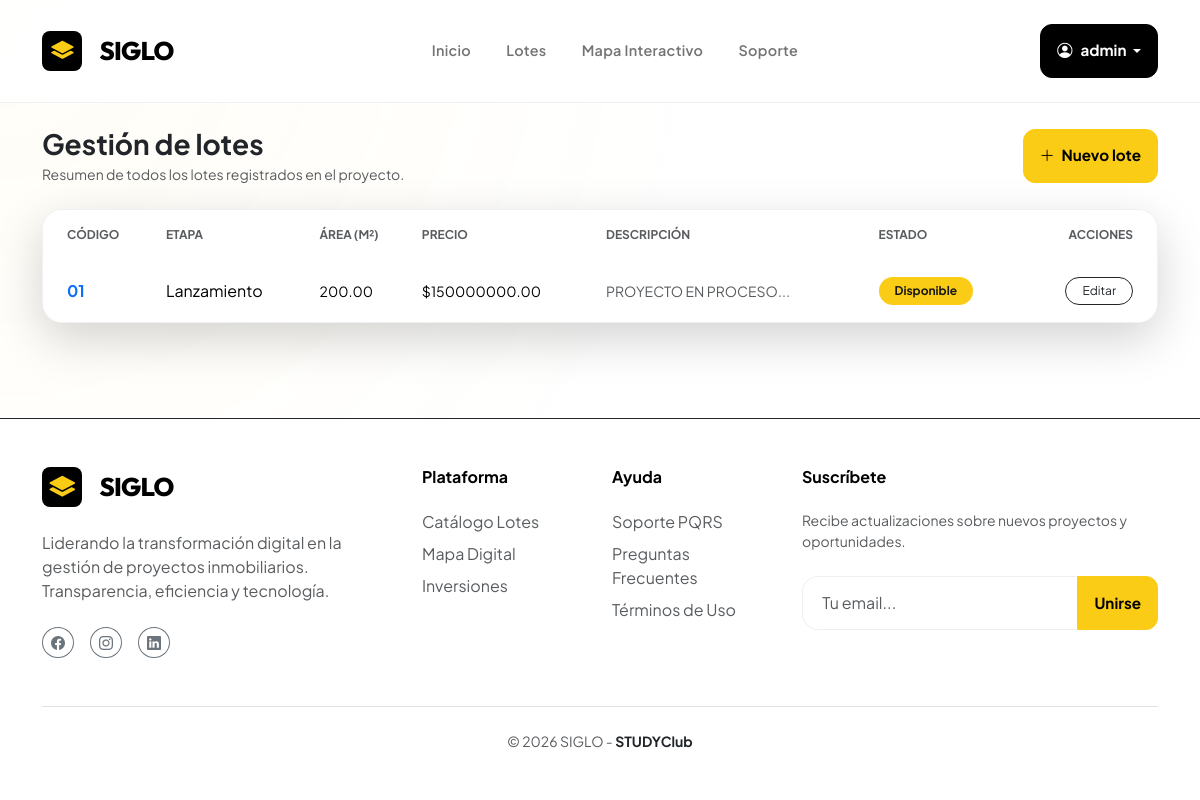
The app's page /panel/lotes/ (signed in) with its own data.
### USERS/models.py (models this page shows)
class User(AbstractUser):
    ROLE_CHOICES = (
        ('ADMIN', 'Administrador'),
        ('CLIENT', 'Cliente'),
    )
    role = models.CharField(max_length=10, choices=ROLE_CHOICES, default='CLIENT')

### LOTES/models.py (models this page shows, shortened)
class Lot(models.Model):
    STATUS_CHOICES = (
        ('AVAILABLE', 'Disponible'),
        ('RESERVED', 'Reservado'),
        ('SOLD', 'Vendido'),
    )
    code = models.CharField(max_length=20, unique=True)
    area_m2 = models.DecimalField(max_digits=6, decimal_places=2)
    price = models.DecimalField(max_digits=12, decimal_places=2)
    image = models.FileField(upload_to="lot_images/", blank=True, null=True)
    stage = models.ForeignKey(Stage, on_delete=models.CASCADE)
    status = models.CharField(max_length=10, choices=STATUS_CHOICES, default='AVAILABLE')
    description = models.TextField(blank=True, null=True)
    latitude = models.FloatField()
    longitude = models.FloatField()

class Stage(models.Model):
    name = models.CharField(max_length=50)  # Lanzamiento, Preventa, etc.
    description = models.TextField()

### LOTES/views.py (the view)
# urls.py: path('panel/lotes/', admin_lot_list, name='admin_lot_list'),
@staff_member_required
def admin_lot_list(request):
    from SALES.models import Purchase, Payment
    lots = Lot.objects.select_related("stage").all().order_by("code")
    for lot in lots:
        if lot.status in ['RESERVED', 'SOLD']:
            purchase = Purchase.objects.filter(lots=lot).order_by('-created_at').first()
            if purchase:
                recent_payment = Payment.objects.filter(purchase=purchase).order_by('-payment_date', '-id').first()
                lot.recent_payment = recent_payment
                lot.associated_purchase = purchase
        else:
            lot.recent_payment = None
            lot.associated_purchase = None
    return render(request, "lotes/admin_lot_list.html", {"lots": lots})

### LOTES/templates/lotes/admin_lot_list.html (shortened to what this page needs)
{% extends "index.html" %}
{% block content %}
<div class="container py-4">
    <div class="d-flex justify-content-between align-items-center mb-4" data-aos="fade-up">
        <div>
            <h1 class="h3 fw-bold text-dark mb-1">Gestión de lotes</h1>
            <p class="text-muted small mb-0">Resumen de todos los lotes registrados en el proyecto.</p>
        </div>
        <a href="{% url 'admin_lot_create' %}" class="btn btn-accent btn-sm px-3">
            <i class="bi bi-plus-lg me-1"></i> Nuevo lote
        </a>
    </div>
    <div class="premium-card p-0 overflow-hidden shadow-lg">
        {% if lots %}
        <div class="table-responsive">
            <table class="table table-hover align-middle mb-0" style="color: var(--text-main);">
                <thead>
                    <tr class="border-white border-opacity-10">
                        <th class="py-3 ps-4 text-muted extra-small text-uppercase fw-bold">Código</th>
                        <th class="py-3 text-muted extra-small text-uppercase fw-bold">Etapa</th>
                        <th class="py-3 text-muted extra-small text-uppercase fw-bold">Área (m²)</th>
                        <th class="py-3 text-muted extra-small text-uppercase fw-bold">Precio</th>
                        <th class="py-3 text-muted extra-small text-uppercase fw-bold">Descripción</th>
                        <th class="py-3 text-muted extra-small text-uppercase fw-bold">Estado</th>
                        <th class="py-3 pe-4 text-end text-muted extra-small text-uppercase fw-bold">Acciones</th>
                    </tr>
                </thead>
                <tbody>
                    {% for lot in lots %}
                    <tr class="border-white border-opacity-5">
                        <td class="py-3 ps-4 fw-bold text-primary">{{ lot.code }}</td>
                        <td class="py-3">{{ lot.stage.name }}</td>
                        <td class="py-3 small">{{ lot.area_m2 }}</td>
                        <td class="py-3 small">${{ lot.price }}</td>
                        <td class="py-3 small text-muted">
                            {{ lot.description|truncatechars:40|default:"-" }}
                        </td>
                        <td class="py-3">
                            <span class="badge
                                {% if lot.status == 'AVAILABLE' %}badge-available
                                {% elif lot.status == 'RESERVED' %}badge-reserved
                                {% else %}badge-sold{% endif %}
                                px-3 py-2 rounded-pill extra-small fw-bold">
                                {{ lot.get_status_display }}
                            </span>
                        </td>
                        <td class="py-3 pe-4 text-end">
                            <a href="{% url 'admin_lot_edit' lot.id %}"
                                class="btn btn-outline-dark btn-sm rounded-pill px-3 extra-small">
                                Editar
                            </a>
                        </td>
                    </tr>
                    {% endfor %}
                </tbody>
            </table>
        </div>
        {% endif %}
    </div>
</div>
{% endblock %}

### templates/index.html (shortened to what this page needs)
<!DOCTYPE html>
<html>
<head>
    <link href="https://cdn.jsdelivr.net/npm/bootstrap@5.3.2/dist/css/bootstrap.min.css" rel="stylesheet">
    <link rel="stylesheet" href="https://unpkg.com/leaflet/dist/leaflet.css" />
    <link rel="stylesheet" href="https://cdn.jsdelivr.net/npm/bootstrap-icons@1.11.1/font/bootstrap-icons.css">
    <link rel="stylesheet" href="https://unpkg.com/aos@next/dist/aos.css" />
</head>
<body>
    <div class="bg-ambient">
    </div>
    <nav class="navbar navbar-expand-lg navbar-light px-4">
        <div class="container">
            <a class="navbar-brand d-flex align-items-center" href="{% url 'dashboard' %}">
                <div class="brand-logo me-2">
                    <i class="bi bi-layers-fill" style="font-size: 1.4rem;"></i>
                </div>
                <span>SIGLO</span>
            </a>
            <div class="collapse navbar-collapse" id="mainNavbar">
                <ul class="navbar-nav mx-auto mb-2 mb-lg-0">
                    <li class="nav-item">
                        <a class="nav-link" href="{% url 'dashboard' %}">Inicio</a>
                    </li>
                    <li class="nav-item">
                        <a class="nav-link" href="{% url 'lot_list' %}">Lotes</a>
                    </li>
                    <li class="nav-item">
                        <a class="nav-link" href="{% url 'lot_map' %}">Mapa Interactivo</a>
                    </li>
                    <li class="nav-item">
                        <a class="nav-link" href="{% url 'pqrs_create' %}">Soporte</a>
                    </li>
                </ul>
                <div class="d-flex align-items-center gap-3">
                    {% if user.is_authenticated %}
                    <div class="dropdown">
                        <button class="btn btn-premium btn-sm dropdown-toggle px-3" type="button"
                            data-bs-toggle="dropdown">
                            <i class="bi bi-person-circle me-2"></i>{{ user.username }}
                        </button>
                    </div>
                    {% else %}
                    <a href="{% url 'login' %}"
                        class="btn btn-link text-secondary fw-bold text-decoration-none px-3">Ingresar</a>
                    <a href="{% url 'register' %}" class="btn btn-accent px-4 py-2">Empezar Ahora</a>
                    {% endif %}
                </div>
            </div>
        </div>
    </nav>
    <main class="flex-grow-1">
        {% block content %}{% endblock %}
    </main>
    {% block footer %}
    <footer class="py-5 mt-5 border-top border-dark border-opacity-5" style="background: white;">
        <div class="container">
            <div class="row g-4 mb-5">
                <div class="col-lg-4">
                    <a class="navbar-brand d-flex align-items-center mb-4" href="#">
                        <div class="brand-logo me-2">
                            <i class="bi bi-layers-fill"></i>
                        </div>
                        <span>SIGLO</span>
                    </a>
                    <p class="text-muted mb-4 pe-lg-5">Liderando la transformación digital en la gestión de proyectos
                        inmobiliarios. Transparencia, eficiencia y tecnología.</p>
                    <div class="d-flex gap-3">
                        <a href="#" class="btn btn-sm btn-outline-secondary rounded-circle px-2"><i
                                class="bi bi-facebook"></i></a>
                        <a href="#" class="btn btn-sm btn-outline-secondary rounded-circle px-2"><i
                                class="bi bi-instagram"></i></a>
                        <a href="#" class="btn btn-sm btn-outline-secondary rounded-circle px-2"><i
                                class="bi bi-linkedin"></i></a>
                    </div>
                </div>
                <div class="col-6 col-lg-2">
                    <h6 class="fw-bold mb-4">Plataforma</h6>
                    <ul class="list-unstyled d-grid gap-2">
                        <li><a href="{% url 'lot_list' %}" class="text-muted text-decoration-none">Catálogo Lotes</a>
                        </li>
                        <li><a href="{% url 'lot_map' %}" class="text-muted text-decoration-none">Mapa Digital</a></li>
                        <li><a href="#" class="text-muted text-decoration-none">Inversiones</a></li>
                    </ul>
                </div>
                <div class="col-6 col-lg-2">
                    <h6 class="fw-bold mb-4">Ayuda</h6>
                    <ul class="list-unstyled d-grid gap-2">
                        <li><a href="{% url 'pqrs_create' %}" class="text-muted text-decoration-none">Soporte PQRS</a>
                        </li>
                        <li><a href="#" class="text-muted text-decoration-none">Preguntas Frecuentes</a></li>
                        <li><a href="#" class="text-muted text-decoration-none">Términos de Uso</a></li>
                    </ul>
                </div>
                <div class="col-lg-4">
                    <h6 class="fw-bold mb-4">Suscríbete</h6>
                    <p class="text-muted small mb-4">Recibe actualizaciones sobre nuevos proyectos y oportunidades.</p>
                    <div class="input-group">
                        <input type="text" class="form-control" placeholder="Tu email...">
                        <button class="btn btn-accent px-3">Unirse</button>
                    </div>
                </div>
            </div>
            <div class="pt-4 border-top text-center">
                <p class="text-muted small mb-0">&copy; 2026 SIGLO - <span class="text-dark fw-bold">STUDYClub</span>
                </p>
            </div>
        </div>
    </footer>
    {% endblock %}
</body>
</html>

### templates/index.html (style rules this page uses)
:root { --primary: #FACC15; --primary-rgb: 250, 204, 21; --secondary: #000000; --secondary-rgb: 0, 0, 0; --accent: #171717; --bg-body: #FFFFFF; --bg-glass: rgba(255, 255, 255, 0.9); --text-main: #000000; --text-muted: #737373; --glass-border: rgba(0, 0, 0, 0.06); --premium-shadow: 0 4px 20px rgba(0, 0, 0, 0.05); --transition: all 0.3s cubic-bezier(0.4, 0, 0.2, 1); }
html { scroll-behavior: smooth; }
body { background-color: var(--bg-body); color: var(--text-main); font-family: 'Plus Jakarta Sans', sans-serif; overflow-x: hidden; -webkit-font-smoothing: antialiased; min-height: 100vh; display: flex; flex-direction: column; }
.bg-ambient { position: fixed; top: 0; left: 0; width: 100%; height: 100%; z-index: -1; overflow: hidden; background: radial-gradient(circle at 0% 0%, rgba(250, 204, 21, 0.04) 0%, transparent 50%); }
.navbar { backdrop-filter: blur(10px); -webkit-backdrop-filter: blur(10px); background: var(--bg-glass); border-bottom: 1px solid var(--glass-border); padding: 1.5rem 0; transition: var(--transition); position: sticky; top: 0; z-index: 1000; }
.navbar-brand { font-family: 'Outfit', sans-serif; font-weight: 800; font-size: 1.6rem; letter-spacing: -0.03em; color: var(--secondary) !important; gap: 0.6rem; }
.brand-logo { width: 40px; height: 40px; background: var(--secondary); border-radius: 8px; display: flex; align-items: center; justify-content: center; color: var(--primary); transition: var(--transition); }
.nav-link { color: var(--text-muted) !important; font-weight: 600; font-size: 0.9rem; padding: 0.5rem 1rem !important; border-radius: 6px; transition: var(--transition); margin: 0 0.1rem; letter-spacing: 0.02em; }
.premium-card { background: white; border: 1px solid var(--glass-border); border-radius: 1.25rem; padding: 2.5rem; box-shadow: var(--premium-shadow); transition: var(--transition); position: relative; }
.btn-premium { background: var(--secondary); color: white !important; font-weight: 700; padding: 0.9rem 2.2rem; border-radius: 0.75rem; border: 1px solid var(--secondary); transition: var(--transition); font-size: 0.95rem; }
.btn-accent { background: var(--primary); color: var(--secondary) !important; font-weight: 700; padding: 0.9rem 2.2rem; border-radius: 0.75rem; border: 1px solid var(--primary); transition: var(--transition); font-size: 0.95rem; }
input[type="text"], input[type="password"], input[type="email"], input[type="number"], input[type="tel"], input[type="url"], textarea, select { width: 100%; border-radius: 1rem; padding: 0.8rem 1.2rem; border: 1px solid var(--glass-border); background: white; color: var(--text-main); transition: var(--transition); }
.extra-small { font-size: 0.75rem; }
.badge-available { background-color: #FACC15 !important; color: #171717 !important; }

### records on screen
User: username "admin"
Lot: code "01", stage.name "Lanzamiento", area_m2 "200.00", price "150000000.00", description "PROYECTO EN PROCESO...", status "Disponible"
